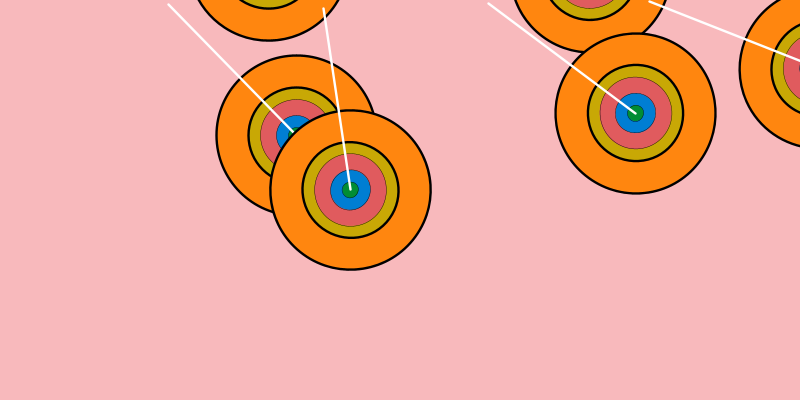
Frame 1 (no input)
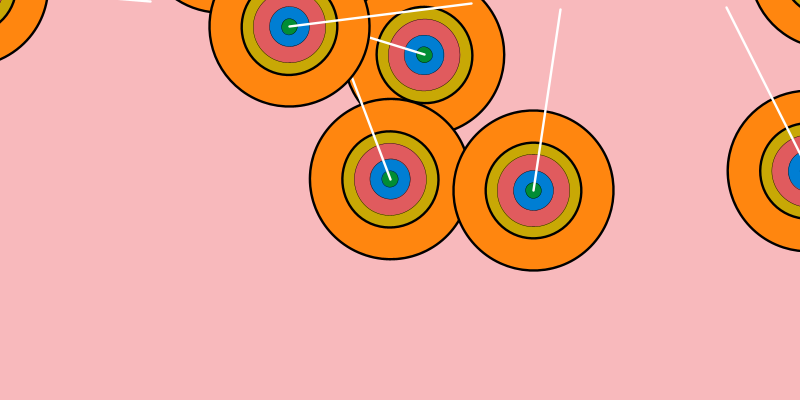
Frame 2 (the mouse pressed at the canvas centre, redrawn once)

The Processing sketch that drew these frames (run headless with seeded random() and noise(); the mouse was pressed at the canvas centre and the sketch redrawn once):

// Processing sketch: processing_64829
// ── processing_64829.pde

void setup() {
  size(800, 400);
  smooth();
  noStroke();
  noLoop();
}
 
void draw() {
  background(248,185,188);
 
  for ( int i= 0; i<width; i+=80) {
 
    float rw = random(90, 2);
    float rs = random(0.8, 0.3);
    color c = color(random(255), random(255), random(1));
    color st = color(random(255), random(255), random(1));
 
    float flavor = random(90); //20
    float f1 = random(10); //50
 
 
      lollipop(i, 0, flavor, rs, rw, f1, st, c);
  }
}
void lollipop(float xpos, float ypos, float angle, float scaler, float flavor, float f1, color c, color sc) {
  pushMatrix();
 
  translate(xpos, ypos);
 
  rotate(angle);
  scale(scaler);
 
 
 
 
  //lollipop
  stroke(0);
  fill(255,134,15);
    ellipse(170, 170, 200, 200);
 fill(200,168,5);
  ellipse(170, 170, 120, 120);
  fill(224,91,94);
  strokeWeight(.5);
  ellipse(170, 170, 90, 90);
  fill(0,126,211);
    ellipse(170, 170, 50, 50);
      fill(1,141,52);
    ellipse(170, 170, 20, 20);

 //
stroke(255);
strokeWeight(3);
line(170,170,10,6);
popMatrix();
 
}
 
void mousePressed() {
  redraw();
}
